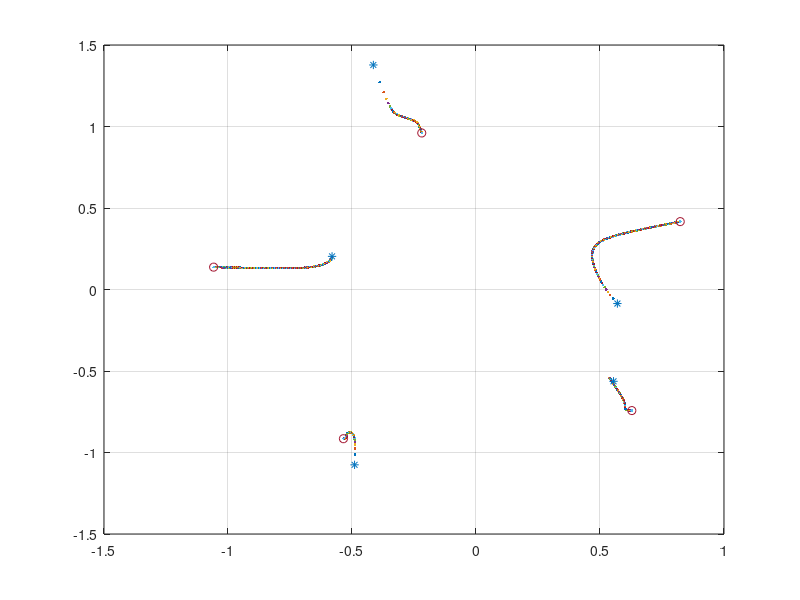

Write the MATLAB code that produced this figure.
s1 = sin(2*pi/5);
s2 = sin(4*pi/5);
c1 = cos(2*pi/5);
c2 = cos(pi/5);
V = [0 1;-s1 c1;-s2 -c2;s2 -c2;s1 c1];
d12 = sqrt(2*(1-c1));
% d12 = d15 = d23 = d34 = d45
d13 = sqrt(2*(1+c2));
% d13 = d14
dij = [d12 d13 d13 d12 d12 d12 d12];
delta = 1;
kv = 1;
T = 0.01;

q0 = zeros(5,2);
qout = zeros(1000,5,2);
for i = 1:5
    q0(i,:) = [V(i,:)+delta*(rand(1,2)-0.5*ones(1,2))];
end
q = q0;

% plot(V(:,1),V(:,2),'o')
% hold on
% plot(q0(:,1),q0(:,2),'*')

for t = 1:1000

    Rq = [(q(1,:)-q(2,:)) (q(2,:)-q(1,:)) zeros(1,6);
          (q(1,:)-q(3,:)) zeros(1,2) (q(3,:)-q(1,:)) zeros(1,4);
          (q(1,:)-q(4,:)) zeros(1,4) (q(4,:)-q(1,:)) zeros(1,2);
          (q(1,:)-q(5,:)) zeros(1,6) (q(5,:)-q(1,:));
          zeros(1,2) (q(2,:)-q(3,:)) (q(3,:)-q(2,:)) zeros(1,4);
          zeros(1,4) (q(3,:)-q(4,:)) (q(4,:)-q(3,:)) zeros(1,2);
          zeros(1,6) (q(4,:)-q(5,:)) (q(5,:)-q(4,:))];

    qij = [norm((q(1,:)-q(2,:))) norm((q(1,:)-q(3,:))) norm((q(1,:)-q(4,:))) ...
        norm((q(1,:)-q(5,:))) norm((q(2,:)-q(3,:))) norm((q(3,:)-q(4,:))) norm((q(4,:)-q(5,:)))];

    e = qij - dij;

    z = e.*(e+2*dij);

    u = zeros(5,2);
    Rqt = Rq';
    for i = 1:5
        sum = 0;
        for j = 1:7
            sum = sum + Rqt(2*(i-1)+1:2*(i-1)+2,j)*z(j);
        end
        u(i,:) = -kv*sum';
    end

    q = q+u*T;
    qout(t,:,:) = q;
end

figure(1)
plot(qout(1,:,1),qout(1,:,2),'.');
hold on
grid on
for t = 2:1000
    plot(qout(t,:,1),qout(t,:,2),'.');
end
plot(qout(end,:,1),qout(end,:,2),'o');
plot(q0(:,1),q0(:,2),'*');
hold off
